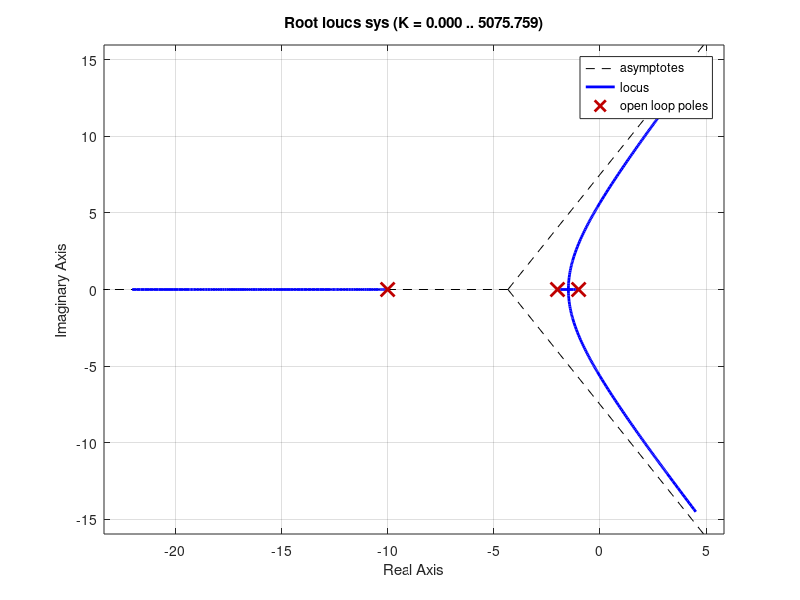

This chart was generated by the following MATLAB code: (Note: this script raises an error after producing the figure.)
% ex91.m

% Open-loop system
num = 1;
den = conv([1 1], conv([1 2],[1 10]));
sys = tf(num, den)

pause

% root-locus
figure(1)
clf;
rlocus(sys)
sgrid(0.174, 0);
shg
pause
K = rlocfind(sys)

pause
% closed-loop system with P-control

T = feedback(K*sys, 1)
damp(T)

% steady-state error to step input

e_infty = 1/(1+dcgain(K*sys))
pause

% PI-control
% we add a zero at -0.1

num_con = [1 0.1];
den_con = [1 0];
sys_con = tf(num_con, den_con)
sys_PI  = sys_con * sys
pause

% root-locus
figure(2)
clf;
rlocus(sys_PI)
sgrid(0.174, 0);
shg
pause
K_PI = rlocfind(sys)

pause
% closed-loop system with P-control

T_PI = feedback(K_PI*sys_PI, 1)
damp(T_PI)

% steady-state error to step input

e_infty_PI = 1/(1+dcgain(K_PI*sys_PI))
pause

% Step-response comparision
figure(3);clf
step(T)
hold on
step(T_PI,'r-')
title('Red: with PI-controller, Blue: with P-controller')
grid
shg









